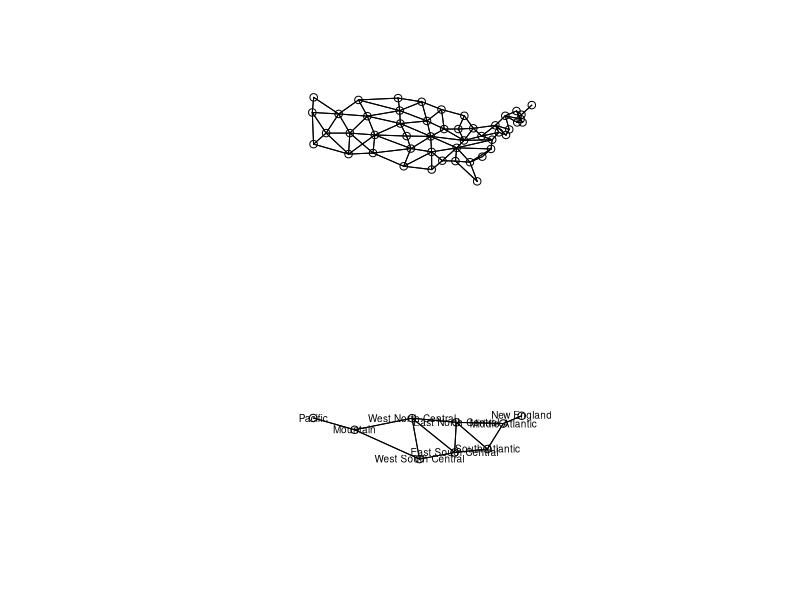

The R source for this figure:
library(spdep)


### Name: aggregate.nb
### Title: Aggregate a spatial neighbours object
### Aliases: aggregate.nb
### Keywords: spatial

### ** Examples

data(used.cars, package="spData")
data(state)
cont_st <- match(attr(usa48.nb, "region.id"), state.abb)
cents <- as.matrix(as.data.frame(state.center))[cont_st,]
opar <- par(mfrow=c(2,1))
plot(usa48.nb, cents, xlim=c(-125, -65), ylim=c(25, 50))
IDs <- as.character(state.division[cont_st])
agg_cents <- aggregate(cents, list(IDs), mean)
agg_nb <- aggregate(usa48.nb, IDs)
plot(agg_nb, agg_cents[, 2:3], xlim=c(-125, -65), ylim=c(25, 50))
text(agg_cents[, 2:3], agg_cents[, 1], cex=0.6)
par(opar)
